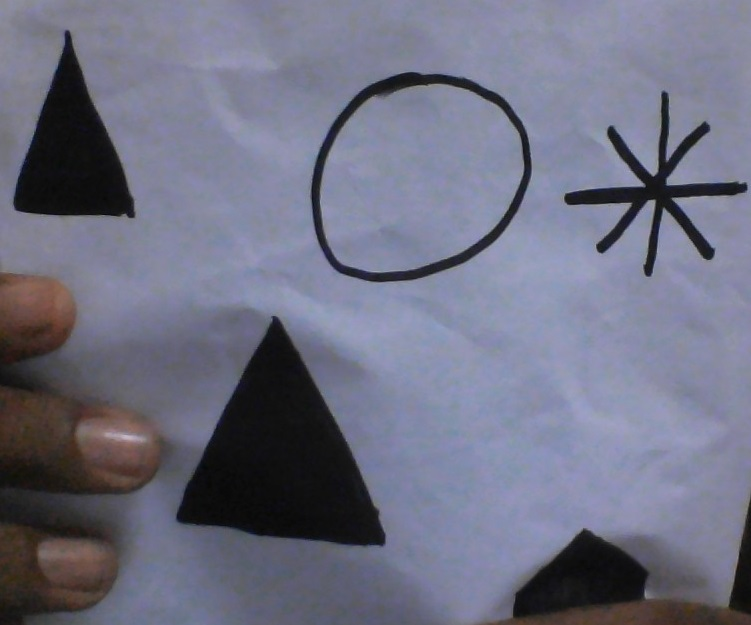
#> input picture circles.jpg, 751 x 625 px
$ python p7.py   (Python 2 division)   (older library calls are emulated)
#> lines starting #> are read from the running program, lines starting #| are printed output that depends on the picture; after the words box and inside, x2 and y2 are one past the last pixel; in counts of white or black regions, pixels touching at a corner belong together
import cv2
import numpy as np
frame= cv2.imread("circles.jpg")
#> frame is the input picture: shape (625, 751, 3); mean B, G, R 130.5, 111.8, 110.4


hsv = cv2.cvtColor(frame, cv2.COLOR_BGR2HSV)
#> hsv: shape (625, 751, 3); mean H, S, V 104.1, 45.7, 132.4
kernel = np.ones((3,3),np.uint8)


# define range of skin color in HSV
lower_skin = np.array([0,0,0], dtype=np.uint8)
upper_skin = np.array([255,255,40], dtype=np.uint8)


mask = cv2.inRange(hsv, lower_skin, upper_skin)
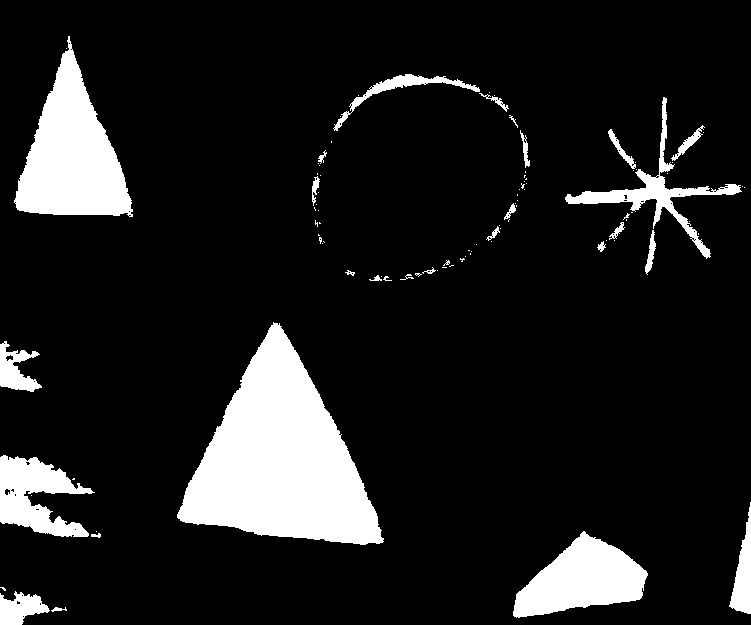
#> mask: shape (625, 751); 12% white; 95 white regions (67 under 20 px), largest, box (x1, y1, x2, y2) and area: (177, 322, 384, 545) 24742, (14, 36, 133, 217) 11187, (513, 531, 648, 618) 6708

mask = cv2.dilate(mask,kernel,iterations = 4)
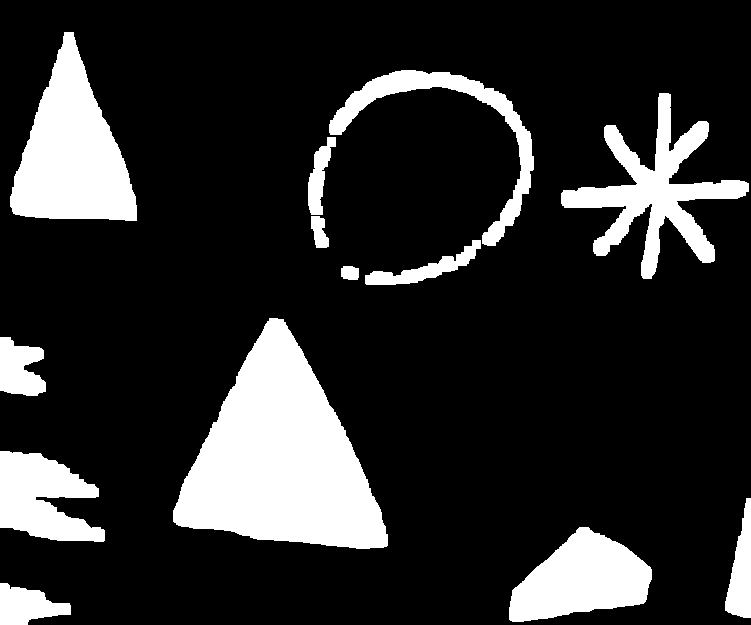
#> mask: shape (625, 751); 17.4% white; 13 white regions

mask = cv2.GaussianBlur(mask,(5,5),100)
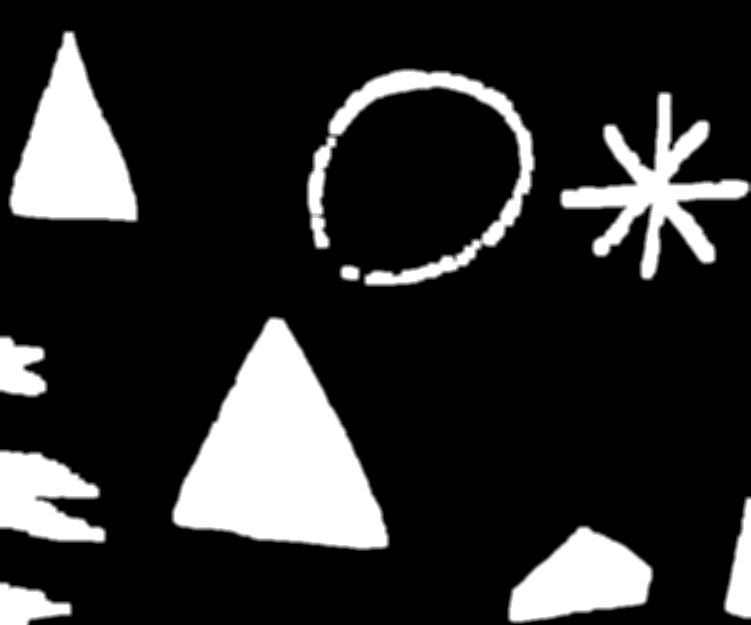
#> mask: shape (625, 751); min 0, max 255, mean 44.4

#find contours
_,contours,hierarchy= cv2.findContours(mask,cv2.RETR_TREE,cv2.CHAIN_APPROX_SIMPLE)
#> contours = 11 contours, 1 with area under 20; largest, box (x1, y1, x2, y2) and area: (171, 316, 390, 551) 29754, (8, 30, 139, 223) 14746, (559, 91, 751, 281) 12564, (306, 68, 536, 287) 11087, (507, 525, 654, 624) 9347
im = cv2.drawContours(frame, contours, -1,(0,255,0), 2)
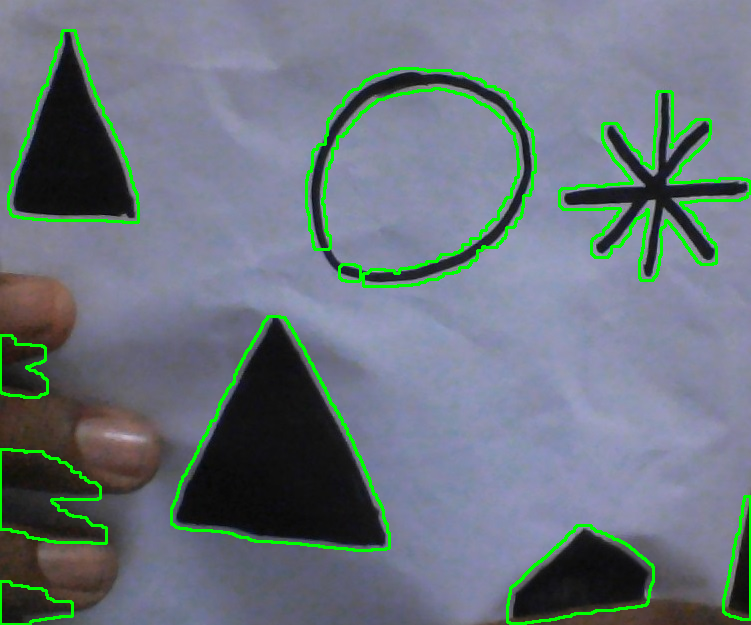
#> im: shape (625, 751, 3); mean B, G, R 125.8, 117.1, 106.2
i=1

for cnt in contours:
        if(i!=1):
            perimeter= cv2.arcLength(cnt,True)
            print perimeter

            approx = cv2.approxPolyDP(cnt,0.15*cv2.arcLength(cnt,True),True)
            print len(approx)
            #send_command_x(len(approx))
        i+=1
#> this loop made 11 passes
#> (perimeter, approx) on passes 2 to 11: (416.5, [[653, 567], [577, 525], [507, 621]]), (284.8, [[744, 496], [750, 619]]), (464.5, [[0, 449], [106, 542]]), (237.3, [[0, 335], [0, 392], [47, 393]]), (781.6, [[267, 316], [171, 523], [388, 548]]), (72.49, [[339, 266], [359, 281], [360, 266]]), (1232.6, [[670, 91], [641, 280]]), (7.66, [[670, 145], [671, 144], [672, 146], [671, 147]]), (1404.5, [[506, 92], [314, 249]]), (575.5, [[62, 30], [8, 208], [138, 222]])
#> (printed output is left out)
#> after the loop, i = 12

cv2.imshow('Contour',im)
cv2.imshow('Mask',mask)
cv2.waitKey(0)
cv2.destroyAllWindows()
